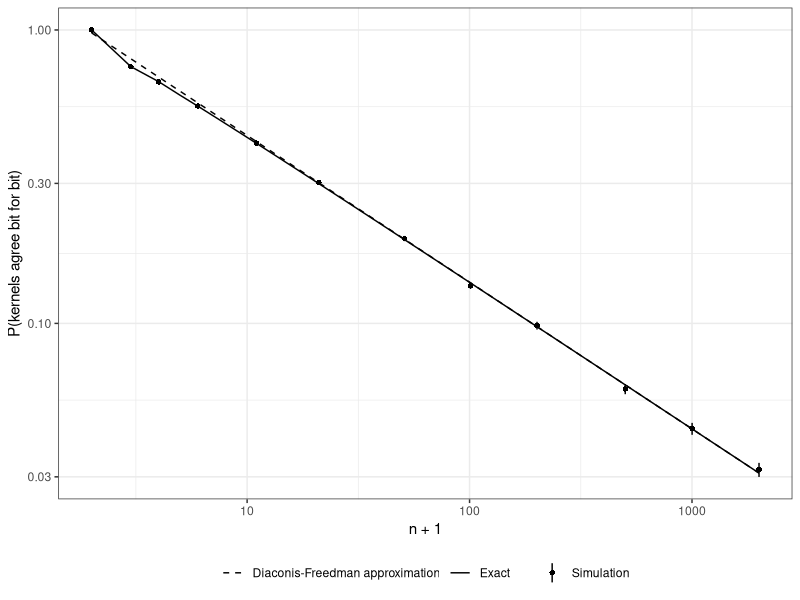

The R source for this figure:
# make_figures.R -- reproduces Figure 1 (figs/agreement.pdf), the numbers in Table 2 and the
# summary statistics quoted in the "Numerical illustration" section of paper.tex.
# Run from the directory containing paper.tex:  Rscript make_figures.R
library(ggplot2)

set.seed(2026)
reps <- 40000
a0 <- 1.5 * 2^20                   # running total in the binade [2^20, 2^21)
h <- 2^(20 - 52)                   # its grid spacing: one ulp
ns <- c(1, 2, 3, 5, 10, 20, 50, 100, 200, 500, 1000, 2000)
rterm <- function(k) (runif(k) + runif(k) * 2^-32) * 2^-10   # full-precision terms

# Theorem (two kernels): A adds each term to the large total, B sums at small magnitude first
sim <- do.call(rbind, lapply(ns, function(n) {
  sA <- rep(a0, reps)
  tB <- rep(0, reps)
  for (j in seq_len(n)) {
    x <- rterm(reps)
    sA <- sA + x
    tB <- tB + x
  }
  D <- (sA - (a0 + tB)) / h        # difference in ulps, always an integer
  stopifnot(all(D == round(D)))
  data.frame(n = n, p = mean(D == 0), se = sd(D == 0) / sqrt(reps), ED2 = mean(D^2))
}))

# Proposition (same grid): forward vs reverse summation onto the large total
same_grid <- do.call(rbind, lapply(c(10, 100, 1000), function(n) {
  X <- matrix(rterm(5000 * n), 5000, n)
  fwd <- rep(a0, 5000); for (j in seq_len(n)) fwd <- fwd + X[, j]
  bwd <- rep(a0, 5000); for (j in rev(seq_len(n))) bwd <- bwd + X[, j]
  data.frame(n = n, agree = mean(fwd == bwd))
}))

# f_k(0): density at 0 of the sum of k uniforms on (-1/2, 1/2), i.e. the cardinal B-spline of
# order k at its centre, computed with the Cox-de Boor recurrence (all terms non-negative)
f0 <- function(k) {
  x <- k / 2 - (0:(k - 1))
  v <- as.numeric(x >= 0 & x < 1)
  if (k == 1) return(v[1])
  for (j in 2:k) {
    i <- seq_len(k - j + 1)
    v <- (x[i] * v[i] + (j - x[i]) * v[i + 1]) / (j - 1)
  }
  v[1]
}

# Figure 1
kk <- unique(round(10^seq(log10(2), log10(2001), length.out = 60)))
theory <- rbind(
  data.frame(k = kk, p = sapply(kk, f0), curve = "Exact"),
  data.frame(k = kk, p = sqrt(6 / (pi * kk)), curve = "Diaconis-Freedman approximation")
)
fig <- ggplot() +
  geom_line(data = theory, aes(k, p, linetype = curve)) +
  geom_pointrange(data = sim, aes(n + 1, p, ymin = p - 2 * se, ymax = p + 2 * se,
                                  shape = "Simulation"), size = 0.3) +
  scale_x_log10() +
  scale_y_log10() +
  scale_linetype_manual(values = c("Exact" = "solid", "Diaconis-Freedman approximation" = "dashed")) +
  scale_shape_manual(values = c("Simulation" = 16)) +
  labs(x = "n + 1", y = "P(kernels agree bit for bit)", linetype = NULL, shape = NULL) +
  theme_bw() +
  theme(legend.position = "bottom")
dir.create("figs", showWarnings = FALSE)
ggsave("figs/agreement.pdf", fig, width = 6.5, height = 4)

# Numbers quoted in the text and in Table 2
cat(sprintf("max deviation from f_{n+1}(0): %.1f standard errors\n",
            max(abs(sim$p - sapply(sim$n + 1, f0)) / pmax(sim$se, 1e-12))))
cat("same-grid agreement (n = 10, 100, 1000):", paste0(round(100 * same_grid$agree, 2), "%"), "\n")
m <- subset(sim, n >= 2)
print(data.frame(n = m$n, simulated = round(m$ED2, 2), theory = round((m$n + 1) / 12, 2)),
      row.names = FALSE)
